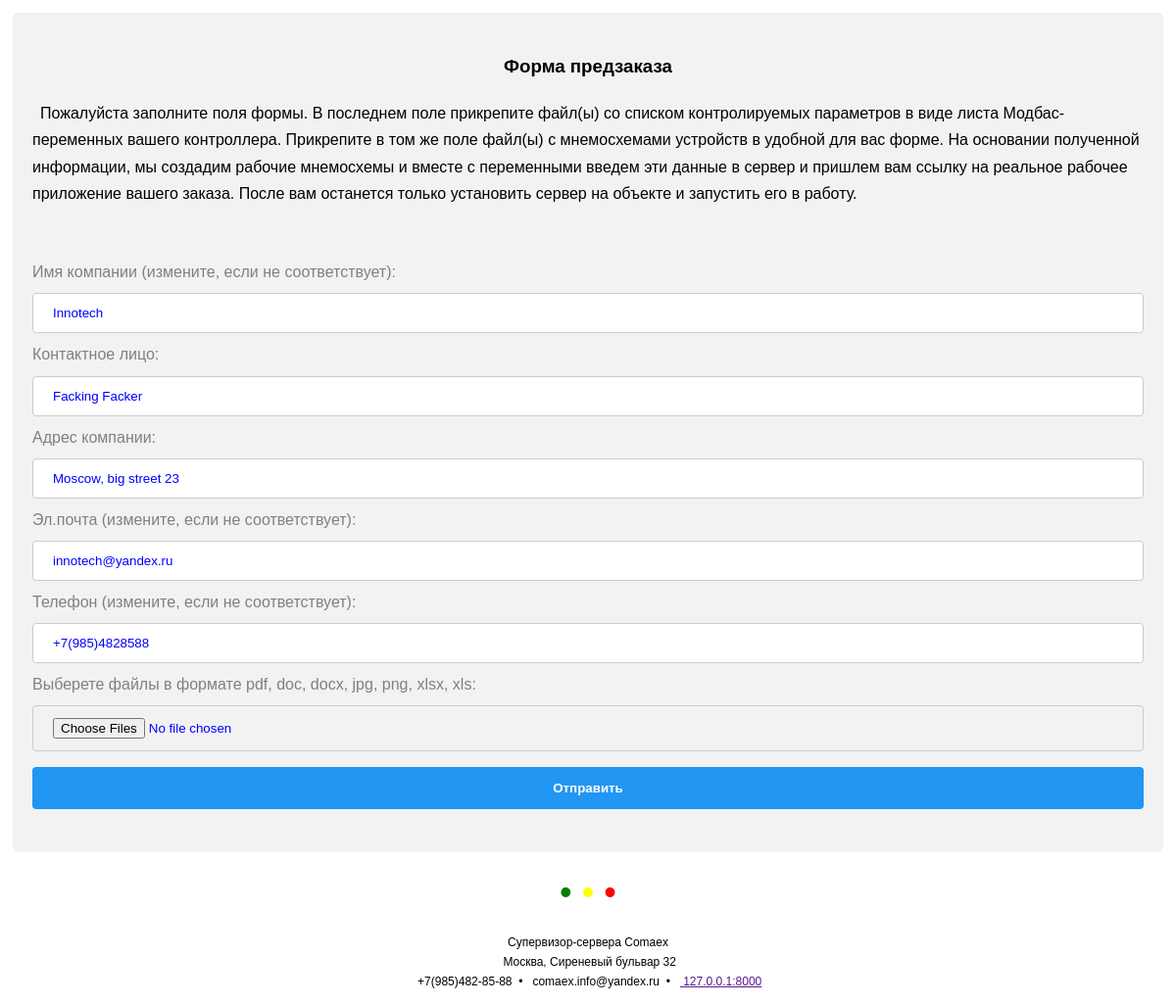
The page /email/preorder/5605abb0d0a04da8a5f19869f7f498c2 on the database its author committed.
### clients/models.py (models this page shows, shortened)
class Clients(models.Model):
    uuid           = models.UUIDField(primary_key=True, default=uuid.uuid4, editable=False,
                                      help_text=_("Номер UUID"))
    company        = models.CharField(max_length=120, verbose_name=_('Имя компании'))
    slug           = models.SlugField(unique=False, verbose_name=_('Слаг'), help_text=_("Слаг.."))
    address        = models.CharField(max_length=240, blank=True, verbose_name=_('Адрес компании'))
    email          = models.EmailField(max_length=120, unique=True,  verbose_name=_('Эл.почта'))
    email2         = models.EmailField(max_length=120, blank=True, null=True, verbose_name=_('Эл.почта2'))
    phone          = models.CharField(max_length=120, blank=True, verbose_name=_('Телефон'))
    about          = models.TextField(max_length=500, blank=True, verbose_name=_('О компании'))
    area           = models.CharField(max_length=120, blank=True, verbose_name=_('Сфера деятельности'))
    category       = models.CharField(max_length=30, default='HVAC', choices=settings.CATEGORIES,
                                      verbose_name=_('Категория'), help_text=_("Выберете категорию деятельности"))
    persons        = models.CharField(max_length=120, blank=True, verbose_name=_('Лица компании'))
    created        = models.DateTimeField(auto_now_add=True, verbose_name=_('Создана'))
    enable_mailing = models.BooleanField(default=True, verbose_name=_('Рассылка'))
    interested     = models.BooleanField(default=False, verbose_name=_('Интерес'))
    preorder       = models.BooleanField(default=False, verbose_name=_('Предзаказ'))
    counter        = models.PositiveSmallIntegerField(default=0, verbose_name=_('Счетчик  отправок'),
                                                      help_text=_("Количество оправленных писем"))
    error_mailing  = models.CharField(max_length=360, blank=True, default='Ошибок нет',
                                      verbose_name=_('Отчет об ошибке отправки'))
    file           = models.FileField(upload_to=upload_image_path, blank=True, null=True,
                                      verbose_name=_('Файл'), help_text=_("Файл данных клиента"))
    filepath       = models.CharField(max_length=120, blank=True, verbose_name=_('Путь в папке загр.файлов'))
    flag           = models.BooleanField(default=False, verbose_name=_('Флаг'))
    objects = ClientsManager()
    class Meta:
        app_label = 'clients'
        verbose_name = _('Клиенты')
        verbose_name_plural = _('Клиенты')

### clients/views.py (the view, shortened to what this page needs)
# urls.py: path('preorder/<uuid>', ClientsPreorderView.as_view(), name='preorder'),
class ClientsPreorderView(RequestFormAttachMixin, FormView):
    form_class = PreorderForm
    template_name = 'base/preorder.html'
    def get_context_data(self, *args, **kwargs):
        context = super(ClientsPreorderView, self).get_context_data(*args, **kwargs)
        context['introduction'] = mark_safe(settings.INTRODUCTION)
        return get_common_context(context)

### clients/views.py (called while the page is built)
def get_common_context(context):
    msg = settings.MSG
    context['title'] = msg['title']
    context['addr'] = msg['addr']
    context['mobile'] = msg['mobile']
    context['mail'] = msg['mail']
    context['domain'] = msg['domain']
    return context

### mysite/mixins.py (called while the page is built)
    def get_form_kwargs(self):
        kwargs = super(RequestFormAttachMixin, self).get_form_kwargs()
        kwargs['request'] = self.request
        return kwargs

### mysite/base/templates/base/preorder.html (shortened to what this page needs)
{% extends "base/alert.html" %}
{% load i18n %}
{% block core %}
<td>
    <div class="container">
    <h3>Форма предзаказа</h3>
        <span style="text-align: justify">{{introduction}}</span><br>
    <form method='POST' enctype="multipart/form-data" style="padding-top:16px">
       {% for field in form %}
          {{ field.label_tag }}
               {{ field }}
       {% endfor %}
        <input type="submit" value="Отправить"><br>
   </form>
    </div>
</td>
{% endblock core %}

### mysite/base/templates/base/alert.html (style rules this page uses)
table.fixed td { overflow: hidden; }
td, th { text-align: center; padding: 5px; line-height: 1.7; }
p { text-align: left; margin: 10px 0px 10px 0px; }
input[type=text], input[type=file], select { width: 100%; color: blue; font-weight: 500; padding: 12px 20px; margin: 8px 0; display: block; border: 1px solid #ccc; border-radius: 4px; box-sizing: border-box; }
input[type=submit] { width: 100%; font-weight: 700; background-color: #2196F3; color: white; padding: 14px 20px; margin: 8px 0; border: none; border-radius: 4px; cursor: pointer; }
label { display: block; text-align: left; color: gray; }
div.container { border-radius: 5px; background-color: #f2f2f2; padding: 20px; }

### rows shown on the page
Clients: form "Innotech" "Facking Facker" "Moscow, big street 23" "innotech@yandex.ru" "+7(985)4828588"

### other values the page prints
{{ field.label_tag }} "Имя компании (измените, если не соответствует):" "Контактное лицо:" "Адрес компании:" "Эл.почта (измените, если не соответствует):" "Телефон (измените, если не соответствует):" "Выберете файлы в формате pdf, doc, docx, jpg, png, xlsx, xls:"
{{ title }} "Супервизор-сервера Comaex"
{{ addr }} "Москва, Сиреневый бульвар 32"
{{ mobile }} "+7(985)482-85-88"
{{ mail }} "comaex.info@yandex.ru"
{{ domain }} "127.0.0.1:8000"
